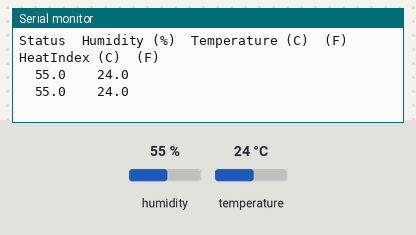
Bench run of a sketch on a simulated Arduino Uno, built with avr-gcc and run on an emulated ATmega328P. On the bench: the last lines printed to the serial monitor. The test bench sets the inputs (shaded band); at power-on: humidity 55 %, temperature 24 °C.

Above: at 2.8 s.
2.9 s: humidity set to 22 %
At 3.9 s:
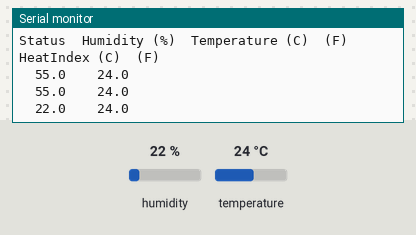
4.4 s: temperature set to 12 °C
At 5.7 s:
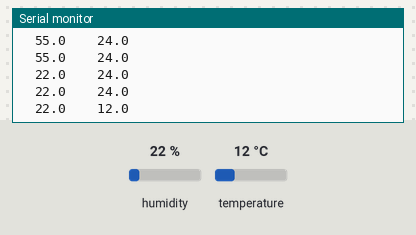
5.9 s: humidity set to 40 %
At 6.9 s:
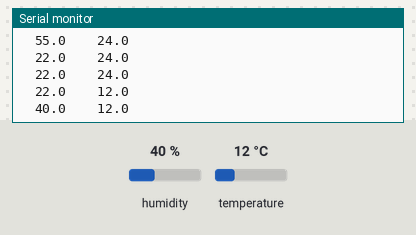
Timing chart, 0 to 8.9 s (numbered marks = the images above; inputs shaded):
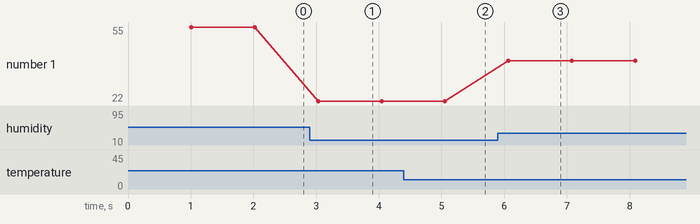

The sketch:

DHT11.ino
```cpp
/*
 * ESP8266 NodeMCU DHT11 - Humidity Temperature Sensor Example
 * https://circuits4you.com
 *
 * References
 * https://circuits4you.com/2017/12/31/nodemcu-pinout/
 *
 */

#include "DHTesp.h"

#define DHTpin 14    //D5 of NodeMCU is GPIO14  for dht11

DHTesp dht;

void setup()
{
  Serial.begin(115200);
  Serial.println();
  Serial.println("Status\tHumidity (%)\tTemperature (C)\t(F)\tHeatIndex (C)\t(F)");

  // Autodetect is not working reliable, don't use the following line
  // dht.setup(17);

  // use this instead:
  dht.setup(DHTpin, DHTesp::DHT11); //for DHT11 Connect DHT sensor to GPIO 17
  //dht.setup(DHTpin, DHTesp::DHT22); //for DHT22 Connect DHT sensor to GPIO 17
}

void loop()
{
  delay(dht.getMinimumSamplingPeriod());

  float humidity = dht.getHumidity();
  float temperature = dht.getTemperature();
 // Serial.print(dht.getStatusString());

  if(dht.getStatusString()=="OK"){
    Serial.print("\t");
  Serial.print(humidity, 1);
  Serial.print("\t\t");
  Serial.print(temperature, 1);
  Serial.print("\t\t\n");

    }


  /*
  Serial.print(dht.toFahrenheit(temperature), 1);
  Serial.print("\t\t");
  Serial.print(dht.computeHeatIndex(temperature, humidity, false), 1);
  Serial.print("\t\t");
  Serial.println(dht.computeHeatIndex(dht.toFahrenheit(temperature), humidity, true), 1);

  */
}
```

Measured:
- after the input at 2.9 s, the serial monitor: prints a new line after 0.13 s (image 1)
- after the input at 4.4 s, the serial monitor: prints a new line after 0.65 s (image 2)
- after the input at 5.9 s, the serial monitor: prints a new line after 0.17 s (image 3)
- plotted number 1: 55 → 22 after the input at 2.9 s, 22 → 40 after the input at 5.9 s
